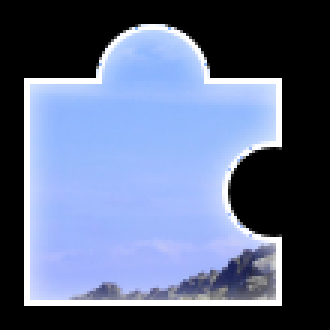
#> input picture Spider/TTVerifyImg/9xt.png, 110 x 110 px (shown 3 times larger)
$ python SlideVerify.py
#> lines starting #> are read from the running program, lines starting #| are printed output that depends on the picture; after the words box and inside, x2 and y2 are one past the last pixel; in counts of white or black regions, pixels touching at a corner belong together
# @PROJECT : GetNewsType.py
# -*-coding:utf-8 -*-
# @TIME : 2022/3/22 22:59
# @Author : 寒露
# @File : .py

import cv2
import requests
from selenium.webdriver import Chrome, ActionChains
import random
import time


class SlideVerify:
    # 显示或保存图片
    @staticmethod
    def cv_show(name, img, save=False):
        if save:
            cv2.imwrite(name, img)
        cv2.imshow(name, img)
        cv2.waitKey(0)
        cv2.destroyAllWindows()

    # 获取滑块的大小
    @staticmethod
    def fix_img(filename):
        #  1.为了更高的准确率，使用二值图像
#> called with filename = 'TTVerifyImg/9xt.png'
        img = cv2.imread(filename)
#> img is the input picture: shape (110, 110, 3); mean B, G, R 133.5, 104.1, 92
        gray = cv2.cvtColor(img, cv2.COLOR_BGR2GRAY)  # 滑块图BGR转灰度
        ret, thresh = cv2.threshold(gray, 127, 255, cv2.THRESH_BINARY)
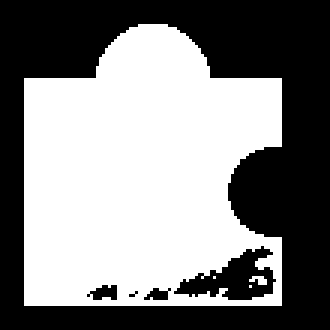
#> thresh: shape (110, 110) (shown 3 times larger); 51.9% white; 5 black regions (1 under 20 px)
        # 2.将轮廓提取出来
        contours, hierarchy = cv2.findContours(thresh, cv2.RETR_TREE, cv2.CHAIN_APPROX_NONE)
#> contours = 11 contours, 7 with area under 20; largest, box (x1, y1, x2, y2) and area: (8, 8, 94, 102) 6456, (57, 81, 93, 101) 361, (29, 94, 40, 101) 44, (47, 95, 57, 101) 31
        cnt = contours[0]
#> cnt = contour of 350 points, box (x1, y1, x2, y2) (8, 8, 94, 102), area 6456
        # 3.用绿色(0, 255, 0)来画出最小的矩形框架
        x, y, w, h = cv2.boundingRect(cnt)
#> x = 8; y = 8; w = 86; h = 94
        rect_x = x + w
#> rect_x = 94
        rect_y = y + h
#> rect_y = 102
        # print(x, y, rect_x, rect_y)  # x，y是矩阵左上点的坐标，w，h是矩阵的宽和高
        img = cv2.rectangle(img, (x, y), (rect_x, rect_y), (0, 255, 0), 1)
#> img: shape (110, 110, 3); 2.98% of pixels changed, all inside (x1, y1, x2, y2) = (8, 8, 95, 103)
        # SlideVerify.cv_show('img.png', img, True)  # 用绿色线框画出滑块的大小
        # 高度和宽度
        mixintu = img[y:rect_y, x:rect_x]
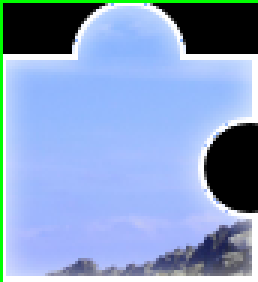
#> mixintu: shape (94, 86, 3) (shown 3 times larger); mean B, G, R 197.2, 158.8, 135
        # SlideVerify.cv_show("mixintu.png", mixintu, True)  # 裁剪出滑块的区域
        return mixintu

    @staticmethod
    def get_distance(img_tp, img_bg):
        # 1.对滑块进行图片处理
        tp_img = SlideVerify.fix_img(img_tp)  # 裁掉透明部分，找出滑块的大小
        tp_edge = cv2.Canny(tp_img, 100, 200)
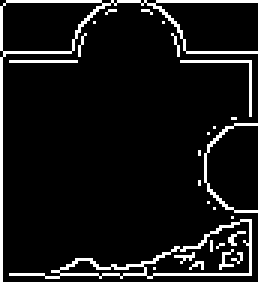
#> tp_edge: shape (94, 86) (shown 3 times larger); 8.4% white in thin lines or dots
        tp_pic = cv2.cvtColor(tp_edge, cv2.COLOR_GRAY2BGR)
#> tp_pic: shape (94, 86, 3); 8.4% white in thin lines or dots
        # SlideVerify.cv_show("TTVerifyImg/1.jpg", tp_edge, True)  # 打印滑块的灰度转BGR图
        # 2.对背景进行图片处理
        bg_img = cv2.imread(img_bg)
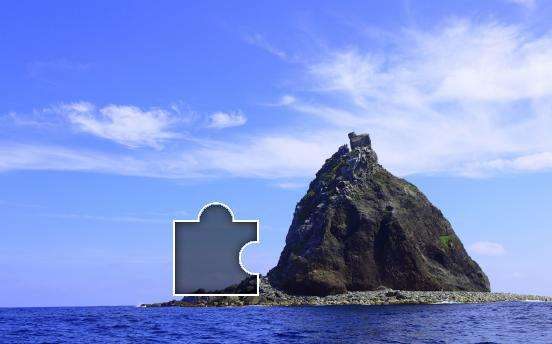
#> input picture Spider/TTVerifyImg/9dt.jpg, 552 x 344 px
#> bg_img is the input picture: shape (344, 552, 3); mean B, G, R 214.2, 145.7, 124.3
        bg_edge = cv2.Canny(bg_img, 100, 200)
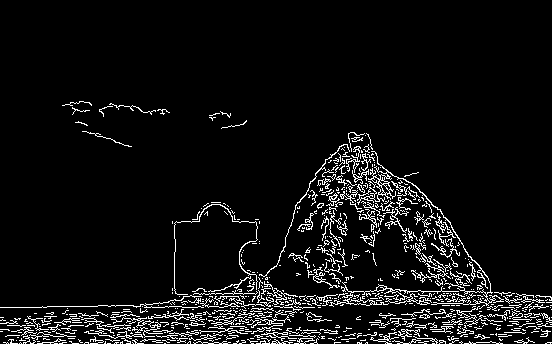
#> bg_edge: shape (344, 552); 6.5% white in thin lines or dots, all inside (x1, y1, x2, y2) = (0, 101, 552, 344)
        bg_pic = cv2.cvtColor(bg_edge, cv2.COLOR_GRAY2BGR)
        # SlideVerify.cv_show("TTVerifyImg/2.jpg", bg_pic, True)  # 打印背景图灰度图
        # 3.模板匹配matchTemplate
        res = cv2.matchTemplate(bg_pic, tp_pic, cv2.TM_CCOEFF_NORMED)
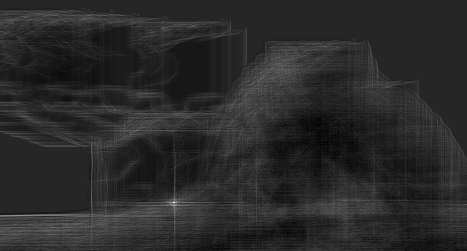
#> res: shape (251, 467) float32; min -0.0748, max 0.426, mean 0.0085; drawn with min black and max white
        min_val, max_val, min_loc, max_loc = cv2.minMaxLoc(res)
#> min_val = -0.0748; max_val = 0.426; min_loc = (319, 139); max_loc = (173, 202)
        # print(min_val, max_val, min_loc, max_loc)  # 最小值，最大值，最小值的位置，最大值的位置
        # 绘制方框方便查看
        X = max_loc[0]
#> X = 173
        th, tw = tp_pic.shape[:2]
#> th = 94; tw = 86
        t1 = max_loc  # 左上角点的位置
#> t1 = (173, 202)
        br = (t1[0] + tw, t1[1] + th)  # 右下角点的坐标
#> br = (259, 296)
        cv2.rectangle(bg_img, t1, br, (0, 0, 225), 2)  # 绘制矩形
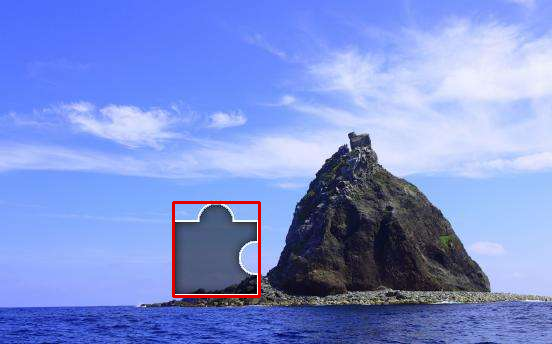
#> bg_img: shape (344, 552, 3); 0.57% of pixels changed, all inside (x1, y1, x2, y2) = (172, 201, 261, 298)
        # SlideVerify.cv_show('TTVerifyImg/out.jpg', bg_img, True)
        print(t1, br)
#| (173, 202) (259, 296)
        return t1, br

    @staticmethod
    def get_track(img_tp, img_bg):
        distance = SlideVerify.get_distance(img_tp, img_bg)[0][0]
#> distance = 173
        print(distance)
#| 173
        v = 0  # 初速度
        t = 0.3  # 单位时间为0.2s来统计轨迹，轨迹即0.2内的位移
        tracks = []  # 位移/轨迹列表，列表内的一个元素代表0.2s的位移
        current = 0  # 当前的位移
        mid = distance * 5 / 8  # 到达mid值开始减速
#> mid = 108.1
        # distance += 10  # 先滑过一点，最后再反着滑动回来
        # a = random.randint(1,3)
        while current < distance:
            if current < mid:  # 加速度越小，单位时间的位移越小,模拟的轨迹就越多越详细
                a = random.randint(1, 3)  # 加速运动
            else:
                a = -random.randint(2, 4)  # 减速运动
            v0 = v  # 初速度
            s = v0 * t + 0.5 * a * (t ** 2)  # 0.2秒时间内的位移
            current += s  # 当前的位置
            tracks.append(round(s))  # 添加到轨迹列表
            v = v0 + a * t  # 速度已经达到v,该速度作为下次的初速度
#> this loop made 50 passes
#> (a, v0, s, current, v) on passes 1 to 12: (2, 0, 0.09, 0.09, 0.6), (2, 0.6, 0.27, 0.36, 1.2), (1, 1.2, 0.405, 0.765, 1.5), (2, 1.5, 0.54, 1.3, 2.1), (3, 2.1, 0.765, 2.07, 3), (2, 3, 0.99, 3.06, 3.6), (2, 3.6, 1.17, 4.23, 4.2), (2, 4.2, 1.35, 5.58, 4.8), (2, 4.8, 1.53, 7.11, 5.4), (2, 5.4, 1.71, 8.82, 6), (3, 6, 1.93, 10.75, 6.9), (1, 6.9, 2.11, 12.87, 7.2)
#> after the loop, current = 173.9; tracks = 50 values, max 6 at index 30, min 0 at index 0, mean 3.46
        for i in range(4):  # 反着滑动到大概准确位置
            tracks.append(-random.randint(1, 3))
#> after the loop, tracks = 54 values, max 6 at index 30, min -3 at index 50, mean 3.02
        random.shuffle(tracks)
        print(tracks)
#| [6, 2, 6, 2, 0, 4, 3, 4, 4, 4, 0, 2, 5, -3, 2, 1, 5, 3, 0, 4, 4, 5, 5, 6, 6, 5, 5, 2, 3, 1, 4, 3, 3, 1, -3, 6, 3, 5, 1, 5, 6, 2, -3, 3, 6, 2, 1, 3, 4, 3, 3, 4, -1, 6]
        # return tracks
        return distance

    @staticmethod
    def movd_tp(tracks, driver):
          # 获取鼠标轨迹
        slider = driver.find_element_by_xpath('//*[@id="captcha_container"]/div/div[2]/img[2]')  # 找到滑块
        ActionChains(driver).click_and_hold(slider).perform()  # 鼠标点击滑块并按住不松
        # ActionChains(driver).move_by_offset(xoffset=0, yoffset=100).perform()  # 让鼠标随机往下移动一段距离
        time.sleep(0.15)
        # for item in tracks:
        #     ActionChains(driver).move_by_offset(xoffset=item, yoffset=random.randint(-2, 2)).perform()
        ActionChains(driver).move_by_offset(xoffset=tracks*0.75, yoffset=random.randint(-2, 2)).perform()
        time.sleep(0.3)  # 稳定0.3秒再松开
        ActionChains(driver).release(slider).perform()
        time.sleep(0.3)
        # [13 lines of commented-out code are left out]

    @staticmethod
    def ttnews_vrf(driver):
        img_bg_url = driver.find_element_by_id("captcha-verify-image").get_attribute("src")  # 找到背景图url
        img_tp_url = driver.find_element_by_class_name(  # 找到滑块小图url
            "captcha_verify_img_slide, react-draggable, sc-VigVT, ggNWOG").get_attribute("src")
        img_bg = requests.get(img_bg_url)  # 进入图片网址下载图片
        with open('TTVerifyImg/bg.jpg', 'wb') as f:
            f.write(img_bg.content)  # 保存图片
            f.close()
        img_tp = requests.get(img_tp_url)
        with open('TTVerifyImg/tp.png', 'wb') as f:
            f.write(img_tp.content)
            f.close()
        tracks = SlideVerify.get_track('TTVerifyImg/tp.png', 'TTVerifyImg/bg.jpg')  # 对图片进行匹配识别得到鼠标拖动路径
        SlideVerify.movd_tp(tracks, driver)  # 控制鼠标执行拖动操作
        return tracks


if __name__ == '__main__':
    # cors = SlideVerify.get_distance('TTVerifyImg/0xt.png', 'TTVerifyImg/0dt.jpg')
    tracks = SlideVerify.get_track('TTVerifyImg/9xt.png', 'TTVerifyImg/9dt.jpg')
#> tracks = 173
    # SlideVerify.movd_tp(tracks, driver)
